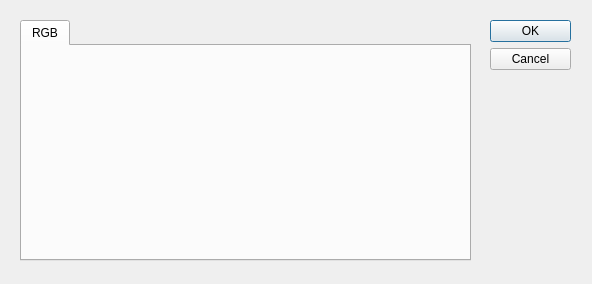
<?xml version="1.0" encoding="UTF-8"?>
<ui version="4.0">
 <class>ColorChooserDialog</class>
 <widget class="QDialog" name="ColorChooserDialog">
  <property name="geometry">
   <rect>
    <x>0</x>
    <y>0</y>
    <width>592</width>
    <height>284</height>
   </rect>
  </property>
  <property name="windowTitle">
   <string>Choose a Color</string>
  </property>
  <widget class="QDialogButtonBox" name="buttonBox">
   <property name="geometry">
    <rect>
     <x>490</x>
     <y>20</y>
     <width>81</width>
     <height>241</height>
    </rect>
   </property>
   <property name="orientation">
    <enum>Qt::Vertical</enum>
   </property>
   <property name="standardButtons">
    <set>QDialogButtonBox::Cancel|QDialogButtonBox::Ok</set>
   </property>
  </widget>
  <widget class="QTabWidget" name="tabWidget">
   <property name="geometry">
    <rect>
     <x>20</x>
     <y>20</y>
     <width>451</width>
     <height>241</height>
    </rect>
   </property>
   <property name="currentIndex">
    <number>0</number>
   </property>
   <widget class="QWidget" name="tab">
    <attribute name="title">
     <string>RGB</string>
    </attribute>
   </widget>
  </widget>
 </widget>
 <resources/>
 <connections>
  <connection>
   <sender>buttonBox</sender>
   <signal>accepted()</signal>
   <receiver>ColorChooserDialog</receiver>
   <slot>accept()</slot>
   <hints>
    <hint type="sourcelabel">
     <x>248</x>
     <y>254</y>
    </hint>
    <hint type="destinationlabel">
     <x>157</x>
     <y>274</y>
    </hint>
   </hints>
  </connection>
  <connection>
   <sender>buttonBox</sender>
   <signal>rejected()</signal>
   <receiver>ColorChooserDialog</receiver>
   <slot>reject()</slot>
   <hints>
    <hint type="sourcelabel">
     <x>316</x>
     <y>260</y>
    </hint>
    <hint type="destinationlabel">
     <x>286</x>
     <y>274</y>
    </hint>
   </hints>
  </connection>
 </connections>
</ui>
